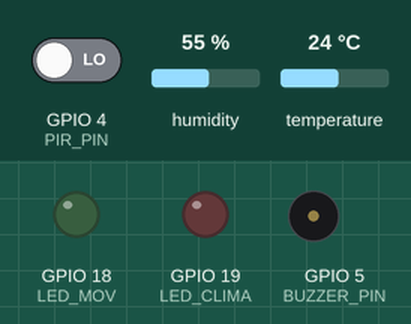
Simulated run of this sketch. Board: ESP32. Parts: output pins drawn as LEDs (lit = HIGH), buzzer (waves = sounding, pin HIGH). The inputs (shaded band) are chosen by the test bench; at power-on: GPIO 4 (PIR_PIN) LOW, temperature 24 °C, humidity 55 %. WiFi joins after 1.5 s; servers stay silent unless stated; what the sketch prints to the serial monitor is not drawn.

Above: at 2.3 s.
2.4 s: GPIO 4 (PIR_PIN) driven HIGH
At 4.9 s:
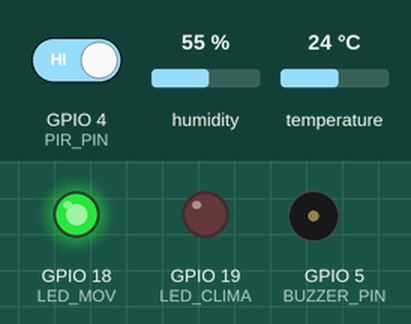
5.5 s: temperature set to 26.6 °C
7.2 s: temperature set to 27.8 °C
At 10.9 s:
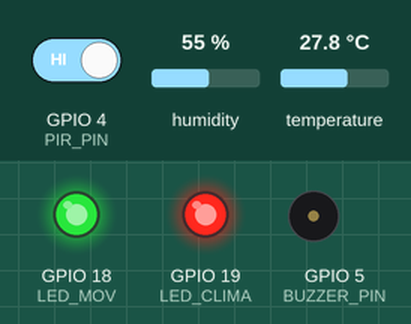
11.5 s: GPIO 4 (PIR_PIN) driven LOW
At 13.4 s:
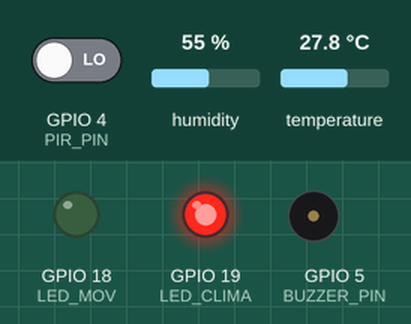
Timing chart, 0 to 41.5 s (numbered marks = the images above; inputs shaded):
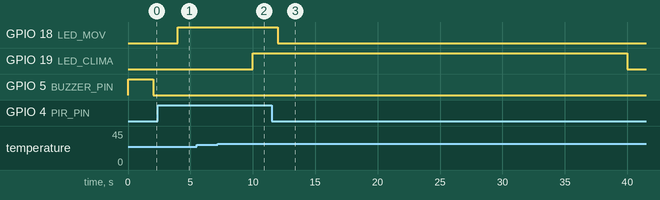

The sketch:

sketch.ino
```cpp
#include <WiFi.h>
#include <WebServer.h>
#include <DHT.h>
#define DHT_PIN 15
#define PIR_PIN 4
#define LED_MOV 18
#define LED_CLIMA 19
#define BUZZER_PIN 5
#define DHT_TYPE DHT22
const char* SSID="Wokwi-GUEST";
const char* PASSWORD="";
const float LIGAR_C=27.0f;
const float DESLIGAR_C=24.0f;
const unsigned long TEMPO_SEM_MOVIMENTO=30000UL; // 30 s para demonstracao; em uso real: 15 min
const unsigned long INTERVALO=2000UL;
const float POTENCIA_ESTIMADA_KW=1.2f; // hipotese ilustrativa, nao medicao
DHT dht(DHT_PIN,DHT_TYPE);
WebServer server(80);
float temp=NAN,hum=NAN;
bool sensorOK=false,movimento=false,ocupada=false,clima=false,alerta=false;
bool modoAutomatico=true,manualLigado=false;
unsigned long ultimoMovimento=0,ultimaLeitura=0,ultimoRelogio=0,ultimoWifi=0;
unsigned long tempoOcupadaMs=0,tempoClimaMs=0,entradas=0;
const char PAGINA[] PROGMEM=R"HTML(<!DOCTYPE html><html lang="pt-BR"><head><meta charset="UTF-8"><meta name="viewport" content="width=device-width,initial-scale=1"><title>Climatizacao IoT</title><style>body{font-family:Arial;background:#edf3f9;color:#203044;margin:0}header{background:#163b68;color:white;padding:22px;text-align:center}main{max-width:950px;margin:20px auto;padding:12px}.grid{display:grid;grid-template-columns:repeat(auto-fit,minmax(180px,1fr));gap:12px}.card{background:white;padding:18px;border-radius:12px;box-shadow:0 2px 10px #0001;margin-bottom:12px}.big{font-size:27px;font-weight:bold}button{padding:12px;margin:5px;border:0;border-radius:7px;background:#174d86;color:white;cursor:pointer}pre{white-space:pre-wrap;overflow-wrap:anywhere}</style></head><body><header><h1>Sala universitaria - monitoramento e climatizacao</h1></header><main><div class="grid"><div class="card">Temperatura<div class="big" id="temp">--</div></div><div class="card">Umidade<div class="big" id="hum">--</div></div><div class="card">Movimento<div class="big" id="mov">--</div></div><div class="card">Sala em uso (estimada)<div class="big" id="ocup">--</div></div><div class="card">Climatizacao simulada<div class="big" id="clima">--</div></div><div class="card">Modo<div class="big" id="modo">--</div></div></div><div class="card"><h2>Controle</h2><button onclick="cmd('auto')">Automatico</button><button onclick="cmd('on')">Ligar manualmente</button><button onclick="cmd('off')">Desligar manualmente</button><p id="status">Aguardando</p><p>O LED vermelho representa o comando de climatizacao; nao ha ar-condicionado real conectado.</p></div><div class="card"><h2>Indicadores acumulados desde a inicializacao</h2><p id="historico"></p><p>Energia e uma estimativa calculada, nao uma medicao.</p></div><div class="card"><h2>Payload JSON</h2><pre id="json">--</pre></div></main><script>async function atualizar(){try{let r=await fetch('/api');if(!r.ok)throw Error(r.status);let d=await r.json();document.getElementById('temp').textContent=d.temperatura_c===null?'indisponivel':d.temperatura_c.toFixed(1)+' °C';document.getElementById('hum').textContent=d.umidade_pct===null?'indisponivel':d.umidade_pct.toFixed(1)+' %';document.getElementById('mov').textContent=d.movimento?'Sim':'Nao';document.getElementById('ocup').textContent=d.sala_em_uso?'Sim':'Nao';document.getElementById('clima').textContent=d.climatizacao_ligada?'LIGADA':'DESLIGADA';document.getElementById('modo').textContent=d.modo;document.getElementById('historico').textContent='Deteccoes iniciais de uso: '+d.entradas_estimadas+' | Tempo em uso: '+d.tempo_ocupada_s+' s | Climatizacao: '+d.tempo_climatizacao_s+' s | Energia estimada: '+d.energia_estimada_kwh.toFixed(4)+' kWh';document.getElementById('json').textContent=JSON.stringify(d,null,2);document.getElementById('status').textContent='Dados atualizados';}catch(e){document.getElementById('status').textContent='Sem comunicacao: '+e.message}}async function cmd(x){try{let r=await fetch('/api/modo',{method:'POST',headers:{'Content-Type':'text/plain'},body:x});if(!r.ok)throw Error('Comando invalido');atualizar()}catch(e){alert(e.message)}}atualizar();setInterval(atualizar,2000)</script></body></html>)HTML";
void aplicar(){
 if(modoAutomatico){
   if(!ocupada || !sensorOK) clima=false;
   else if(!clima && temp>=LIGAR_C) clima=true;
   else if(clima && temp<=DESLIGAR_C) clima=false;
 }else clima=manualLigado;
 alerta=!sensorOK;
 digitalWrite(LED_MOV,movimento?HIGH:LOW);
 digitalWrite(LED_CLIMA,clima?HIGH:LOW);
 digitalWrite(BUZZER_PIN,alerta?HIGH:LOW);
}
String payload();
void ler(){
 movimento=digitalRead(PIR_PIN)==HIGH;
 bool anterior=ocupada;
 if(movimento){ultimoMovimento=millis();ocupada=true;}
 else ocupada=ultimoMovimento!=0 && millis()-ultimoMovimento<TEMPO_SEM_MOVIMENTO;
 if(!anterior && ocupada) entradas++;
 float t=dht.readTemperature(),h=dht.readHumidity();
 sensorOK=!isnan(t)&&!isnan(h);
 if(sensorOK){temp=t;hum=h;}
 aplicar();
 Serial.println("==========================");
 Serial.print("Temperatura: "); if(sensorOK){Serial.print(temp,1);Serial.println(" C");}else Serial.println("Indisponivel");
 Serial.print("Umidade: "); if(sensorOK){Serial.print(hum,1);Serial.println(" %");}else Serial.println("Indisponivel");
 Serial.print("Movimento: "); Serial.println(movimento?"Detectado":"Nao detectado");
 Serial.print("Sala: "); Serial.println(ocupada?"Ocupada":"Desocupada");
 Serial.print("Sensor DHT22: "); Serial.println(sensorOK?"Funcionando":"Falha");
 Serial.print("Ar-condicionado: "); Serial.println(clima?"Ligado":"Desligado");
 Serial.print("JSON: "); Serial.println(payload());
 Serial.println("==========================");
}
String payload(){
 String s="{\"dispositivo\":\"sala-01\",\"temperatura_c\":";
 s+=sensorOK?String(temp,1):"null";s+=",\"umidade_pct\":";
 s+=sensorOK?String(hum,1):"null";
 s+=",\"movimento\":"+String(movimento?"true":"false");
 s+=",\"sala_em_uso\":"+String(ocupada?"true":"false");
 s+=",\"climatizacao_ligada\":"+String(clima?"true":"false");
 s+=",\"modo\":\""+String(modoAutomatico?"automatico":"manual")+"\"";
 s+=",\"sensor_valido\":"+String(sensorOK?"true":"false");
 s+=",\"entradas_estimadas\":"+String(entradas);
 s+=",\"tempo_ocupada_s\":"+String(tempoOcupadaMs/1000);
 s+=",\"tempo_climatizacao_s\":"+String(tempoClimaMs/1000);
 s+=",\"energia_estimada_kwh\":"+String(POTENCIA_ESTIMADA_KW*tempoClimaMs/3600000.0f,4);
 s+=",\"tempo_ms\":"+String(millis())+"}";
 return s;
}
void comando(){String x=server.arg("plain");x.trim();x.toLowerCase();
 if(x=="auto")modoAutomatico=true;
 else if(x=="on"){modoAutomatico=false;manualLigado=true;}
 else if(x=="off"){modoAutomatico=false;manualLigado=false;}
 else{server.send(400,"application/json","{\"erro\":\"use auto, on ou off\"}");return;}
 aplicar();server.send(200,"application/json",payload());}
void setup(){Serial.begin(115200);pinMode(PIR_PIN,INPUT);pinMode(LED_MOV,OUTPUT);pinMode(LED_CLIMA,OUTPUT);pinMode(BUZZER_PIN,OUTPUT);dht.begin();aplicar();
 WiFi.mode(WIFI_STA);WiFi.begin(SSID,PASSWORD,6);
 server.on("/",HTTP_GET,[](){server.send_P(200,"text/html; charset=utf-8",PAGINA);});
 server.on("/api",HTTP_GET,[](){server.send(200,"application/json",payload());});
 server.on("/api/modo",HTTP_POST,comando);
 server.begin();Serial.println("Sistema iniciado. Verifique o acesso HTTP na porta 80 do Wokwi.");}
void loop(){unsigned long agora=millis();unsigned long delta=agora-ultimoRelogio;ultimoRelogio=agora;
 if(ocupada)tempoOcupadaMs+=delta;if(clima)tempoClimaMs+=delta;
 if(agora-ultimaLeitura>=INTERVALO){ultimaLeitura=agora;ler();}
 if(WiFi.status()==WL_CONNECTED)server.handleClient();
 else if(agora-ultimoWifi>=10000){ultimoWifi=agora;WiFi.reconnect();}
}
```

Measured:
- the behaviour switches between 26.9 and 27 °C on temperature (found by bisection; images 1 and 2)
- after the input at 2.4 s, GPIO 18 (LED_MOV): LOW → HIGH after 1.6 s
- after the input at 5.5 s, every drawn part: stays the same
- after the input at 7.2 s, GPIO 19 (LED_CLIMA): LOW → HIGH after 2.8 s
- after the input at 11.5 s, GPIO 18 (LED_MOV): HIGH → LOW after 0.50 s; GPIO 19 (LED_CLIMA): HIGH → LOW after 28.5 s
